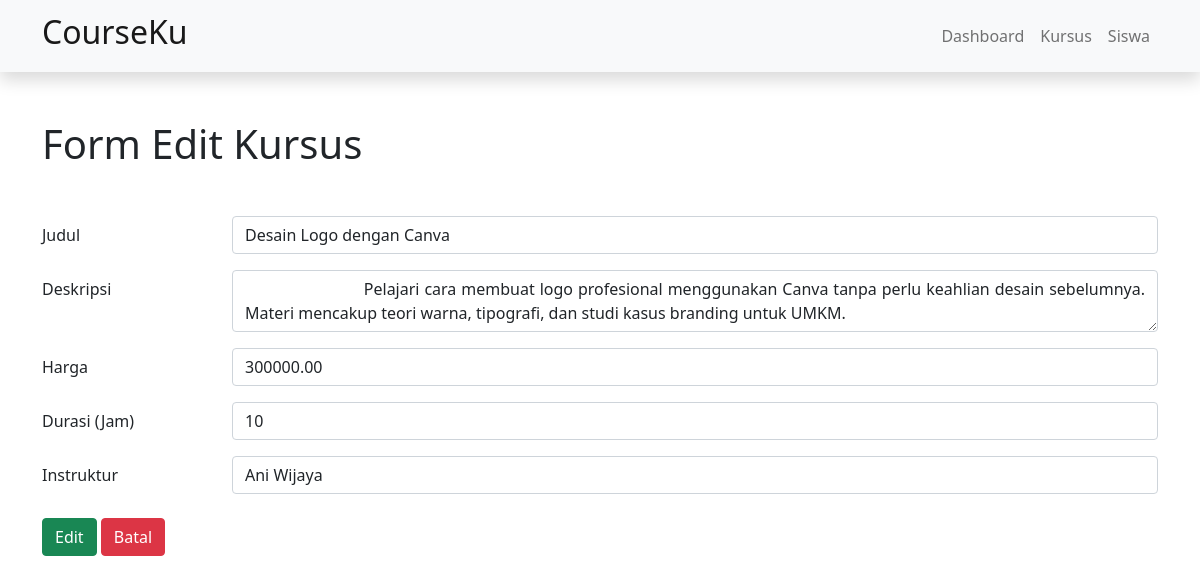
/kursus/edit.php?kode=2, run on the app's committed database.
### tables this page shows
CREATE TABLE `kursus` (
  `id_kursus` int(11) NOT NULL,
  `judul` varchar(100) NOT NULL,
  `deskripsi` text DEFAULT NULL,
  `harga` decimal(10,2) NOT NULL,
  `durasi_jam` int(11) DEFAULT NULL,
  `instruktur` varchar(100) DEFAULT NULL
);

### kursus/edit.php (the view, shortened to what this page needs)
<?php
include "../inc/config.php";
?>
<!DOCTYPE html>
<html lang="en">
<head>
    <link href="../css/bootstrap.min.css" rel="stylesheet">
</head>
<body>
    <nav class="navbar navbar-expand-lg navbar-light bg-light shadow">
        <div class="container">
            <a class="navbar-brand" href="#">
                <h2>CourseKu</h2>
            </a>
            <div class="collapse navbar-collapse justify-content-end" id="navbarNavDropdown">
                <ul class="navbar-nav">
                    <li class="nav-item">
                        <a class="nav-link" href="../index.php">Dashboard</a>
                    </li>
                    <li class="nav-item">
                        <a class="nav-link" href="tampil.php">Kursus</a>
                    </li>
                    <li class="nav-item">
                        <a class="nav-link" href="#">Siswa</a>
                    </li>
                </ul>
            </div>
        </div>
    </nav>
    <div class="container">
        <h1 class="mb-5 mt-5">Form Edit Kursus</h1>
        <?php
            $kode = $_GET['kode'];
            $data = mysqli_query($conn,"SELECT * FROM kursus WHERE id_kursus='$kode'");
            while ($row = mysqli_fetch_array($data)) {
        ?>
        <form action="update.php" method="post">
            <div class="mb-3 row">
                <label for="judul" class="col-sm-2 col-form-label">
                    Judul
                </label>
                <div class="col-sm-10">
                    <input class="form-control" type="text" name="judul" placeholder="Ex : Belajar Python" value="<?php echo $row['judul']?>">
                </div>
            </div>
            <div class="mb-3 row">
                <label for="deskripsi" class="col-sm-2 col-form-label">
                    Deskripsi
                </label>
                <div class="col-sm-10">
                    <textarea class="form-control" name="deskripsi" id="desk" style="text-align: justify">
                        <?php echo htmlspecialchars($row['deskripsi']); ?>
                    </textarea>
                </div>
            </div>
            <div class="mb-3 row">
                <label for="harga" class="col-sm-2 col-form-label">
                    Harga
                </label>
                <div class="col-sm-10">
                    <input class="form-control" type="number" name="harga" placeholder="Ex : 12000" value="<?php echo $row['harga']?>">
                </div>
            </div>
            <div class="mb-3 row">
                <label for="durasi" class="label col-sm-2 col-form-label">
                    Durasi (Jam)
                </label>
                <div class="col-sm-10">
                    <input class="form-control" type="durasi" name="durasi" placeholder="Ex : 2" value="<?php echo $row['durasi_jam']?>">
                </div>
            </div>
            <div class="mb-3 row">
                <label for="instruktur" class="label col-sm-2 col-form-label">
                    Instruktur
                </label>
                <div class="col-sm-10">
                    <input class="form-control" type="text" name="instruktur" placeholder="Ex : Budi Santoso" value="<?php echo $row['instruktur']?>">
                </div>
            </div>
            <div class="mb-3 row mt-4">
                <div class="col">
                    <button type="submit" class="btn btn-success">
                        Edit
                    </button>
                    <button type="reset" class="btn btn-danger">
                        Batal
                    </button>
                </div>
            </div>
        </form>
        <?php
        }
        ?>
    </div>
</body>
</html>

### data on the page
kursus: judul "Desain Logo dengan Canva", deskripsi "Pelajari cara membuat logo profesional menggunakan Canva tanpa perlu keahlian desain sebelumnya. Materi mencakup teori warna, tipografi, dan studi kasus branding untuk UMKM.", harga "300000.00", durasi "10", instruktur "Ani Wijaya"
